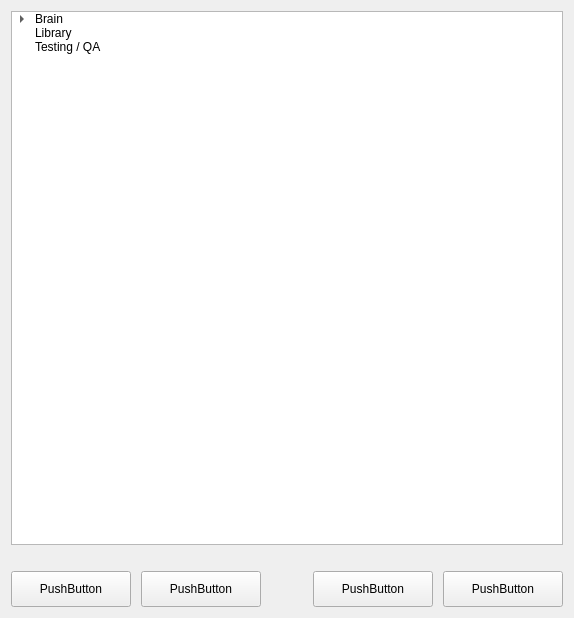
<?xml version="1.0" encoding="UTF-8"?>
<ui version="4.0">
 <class>Form</class>
 <widget class="QWidget" name="Form">
  <property name="geometry">
   <rect>
    <x>0</x>
    <y>0</y>
    <width>574</width>
    <height>618</height>
   </rect>
  </property>
  <property name="windowTitle">
   <string>Protocol Browser</string>
  </property>
  <layout class="QVBoxLayout" name="verticalLayout">
   <item>
    <widget class="QTreeWidget" name="treeWidget">
     <attribute name="headerVisible">
      <bool>false</bool>
     </attribute>
     <column>
      <property name="text">
       <string>1</string>
      </property>
     </column>
     <item>
      <property name="text">
       <string>Brain</string>
      </property>
      <item>
       <property name="text">
        <string>Rapid</string>
       </property>
      </item>
      <item>
       <property name="text">
        <string>Comprehensive</string>
       </property>
      </item>
     </item>
     <item>
      <property name="text">
       <string>Library</string>
      </property>
     </item>
     <item>
      <property name="text">
       <string>Testing / QA</string>
      </property>
     </item>
    </widget>
   </item>
   <item>
    <spacer name="verticalSpacer">
     <property name="orientation">
      <enum>Qt::Vertical</enum>
     </property>
     <property name="sizeType">
      <enum>QSizePolicy::Fixed</enum>
     </property>
     <property name="sizeHint" stdset="0">
      <size>
       <width>20</width>
       <height>20</height>
      </size>
     </property>
    </spacer>
   </item>
   <item>
    <layout class="QHBoxLayout" name="horizontalLayout">
     <property name="spacing">
      <number>10</number>
     </property>
     <item>
      <widget class="QPushButton" name="insertButton">
       <property name="minimumSize">
        <size>
         <width>120</width>
         <height>36</height>
        </size>
       </property>
       <property name="text">
        <string>PushButton</string>
       </property>
      </widget>
     </item>
     <item>
      <widget class="QPushButton" name="closeButton">
       <property name="minimumSize">
        <size>
         <width>120</width>
         <height>36</height>
        </size>
       </property>
       <property name="text">
        <string>PushButton</string>
       </property>
      </widget>
     </item>
     <item>
      <spacer name="horizontalSpacer">
       <property name="orientation">
        <enum>Qt::Horizontal</enum>
       </property>
       <property name="sizeHint" stdset="0">
        <size>
         <width>40</width>
         <height>20</height>
        </size>
       </property>
      </spacer>
     </item>
     <item>
      <widget class="QPushButton" name="renameButton">
       <property name="minimumSize">
        <size>
         <width>120</width>
         <height>36</height>
        </size>
       </property>
       <property name="text">
        <string>PushButton</string>
       </property>
      </widget>
     </item>
     <item>
      <widget class="QPushButton" name="deleteButton">
       <property name="minimumSize">
        <size>
         <width>120</width>
         <height>36</height>
        </size>
       </property>
       <property name="text">
        <string>PushButton</string>
       </property>
      </widget>
     </item>
    </layout>
   </item>
  </layout>
 </widget>
 <resources/>
 <connections/>
</ui>
